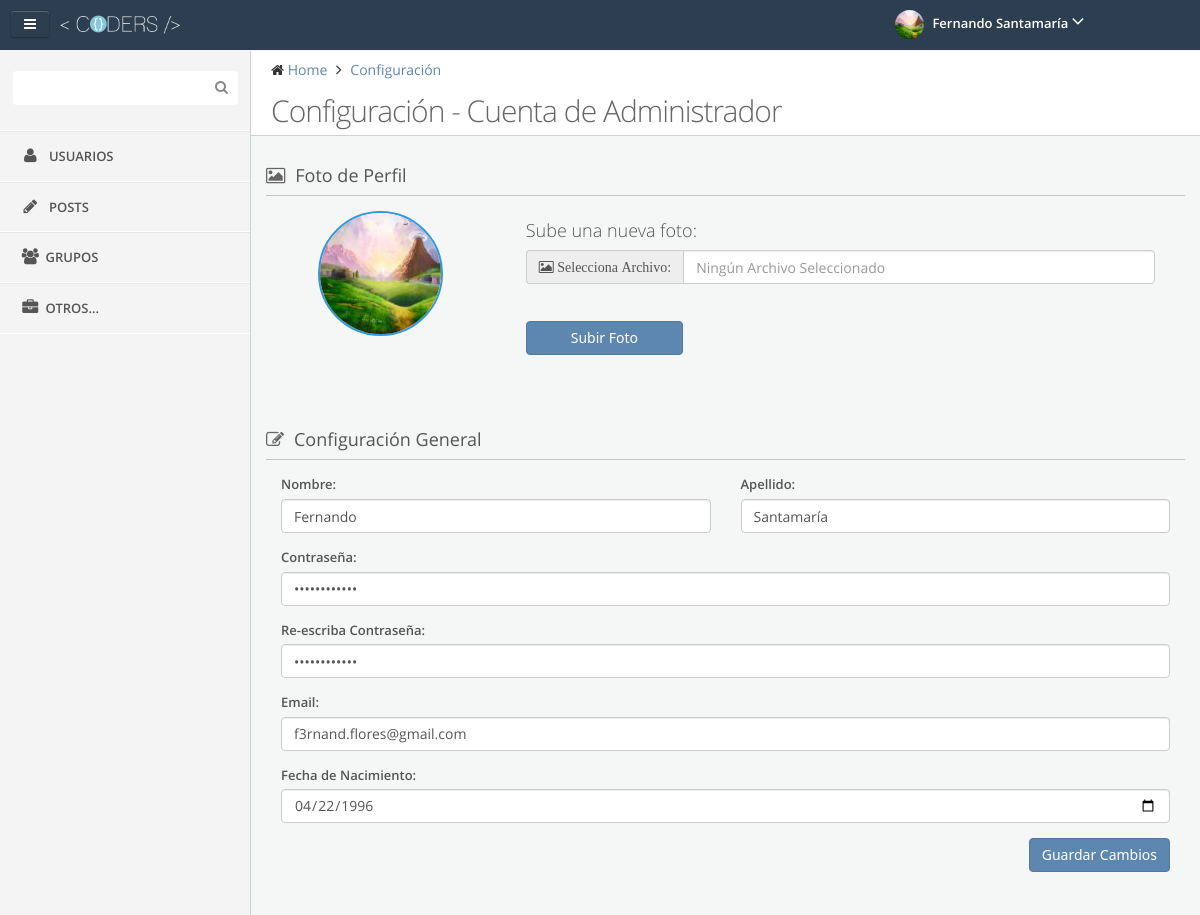
Page /Coders90/Coders-Es/admin/user/index.php (signed in) on the committed database.
### tables this page shows
CREATE TABLE IF NOT EXISTS `users` (
  `UserID` varchar(20) NOT NULL,
  `Name` varchar(15) NOT NULL,
  `LastName` varchar(15) NOT NULL,
  `Email` varchar(50) NOT NULL,
  `Pass` varchar(255) NOT NULL,
  `BirthDate` date NOT NULL,
  `Track` tinyint(1) NOT NULL,
  `Admin` tinyint(1) NOT NULL,
  `Block` tinyint(1) NOT NULL,
  PRIMARY KEY (`UserID`),
  UNIQUE KEY `UserID_UNIQUE` (`UserID`)
);

### Coders90/Coders-Es/admin/user/index.php (the view, shortened to what this page needs)
<?php
	if(!isset($_SESSION['UserID'])){
		header('Location: ../');
	} else {
		include("../../BDD.php");
		$userdata="Select * from users where UserID='".$_SESSION['UserID']."'";
		$result=mysql_query($userdata,$dbconn);
		while ($row=mysql_fetch_array($result)) {
			$fn=$row[1];
			$ln=$row[2];
			$mail=$row[3];
			$fnac=$row[5];
		}
	}
?>
﻿<!DOCTYPE html>
<html lang="es">
<head>
	<link rel="stylesheet" type="text/css" href="../../css/style.css" >
	<link rel="stylesheet" type="text/css"  href="../../css/themes/default.css">
	<link rel="stylesheet" type="text/css"  href="../../css/responsive.css" >
	<link href="../../font-awesome/css/font-awesome.min.css" rel="stylesheet">
	<link href='../../css/fonts.css' rel='stylesheet' type='text/css'>
</head>
<body >
	<header class="navbar clearfix navbar-fixed-top" id="header">
		<div class="container">
				<div class="navbar-brand">
					<a href="../dashboard/">
						<img src="../../img/logo/logo.png" alt="Coders Logo" class="img-responsive" height="30" width="120">
					</a>
					<div id="sidebar-collapse" class="sidebar-collapse btn">
						<i class="fa fa-bars"
							data-icon1="fa fa-bars"
							data-icon2="fa fa-bars" ></i>
					</div>
				</div>
				<ul class="nav navbar-nav pull-right">
					<li class="dropdown user" id="header-user">
						<a href="#" class="dropdown-toggle" data-toggle="dropdown">
							<img alt="" src="../../img/avatars/<?php echo $_SESSION['UserID'];?>.jpg" onerror="this.src='../img/avatars/default.jpg'"/>
							<span class="username"><?php echo $_SESSION['UserName']." ".$_SESSION['UserLast'];?></span>
							<i class="fa fa-angle-down"></i>
						</a>
					</li>
				</ul>
		</div>
	</header>
	<section id="page">
				<div id="sidebar" class="sidebar sidebar-fixed">
					<div class="sidebar-menu nav-collapse">
						<div class="divide-20"></div>
						<div id="search-bar">
							<input type="text" id="searchbar" class="search" autocomplete="off"><i class="fa fa-search search-icon"></i>
						</div>
						<ul>
						<li>
							<a href="../users/">
								<i class="fa fa-user fa-fw"></i> <span class="menu-text">Usuarios</span>
							</a>
						</li>
						<li>
							<a href="../post/">
								<i class="fa fa-pencil fa-fw"></i> <span class="menu-text">Posts</span>
							</a>
						</li>
						<li>
							<a href="#">
								<i class="fa fa-users fa-fw"></i><span class="menu-text">Grupos</span>
							</a>
						</li>
						<li>
							<a href="#">
								<i class="fa fa-briefcase fa-fw"></i><span class="menu-text">Otros...
								</span>
							</a>
						</li>
					</ul>
					</div>
				</div>
		<div id="main-content">
			<div class="container">
				<div class="row">
					<div id="content" class="col-lg-12">
						<div class="row">
							<div class="col-sm-12">
								<div class="page-header">
									<ul class="breadcrumb">
										<li>
											<i class="fa fa-home"></i>
											<a href="../dashboard/">Home</a>
										</li>
										<li>
											<a href="#">Configuración</a>
										</li>
									</ul>
									<div class="clearfix">
										<h3 class="content-title pull-left">
											Configuración - Cuenta de Administrador
										</h3>
									</div>
								</div>
							</div>
						</div>
						<div class="row">
							<div class="col-xs-12 col-md-12">
							    <div class="box">
							    	<div class="box-title small">
										<h4><i class="fa fa-picture-o"></i>Foto de Perfil</h4>
									</div>
									<div class="box-body">
										<form name="UpPic" id="UpPic" method="post" action="UR.php" enctype="multipart/form-data">
											<div class="col-xs-12 col-md-3 center">
												<img class="img-perfil" src="../../img/avatars/<?php echo $_SESSION['UserID'];?>.jpg" onerror="this.src='../img/avatars/default.jpg'" width="125" height="125">
											</div>
											<div class="col-xs-12 col-md-9">
												<div class="col-xs-12 col-md-12">
													<h4>Sube una nueva foto:</h4>
												</div>
												<div class="col-xs-12 col-md-12" style:"border: solid 1px black">
													<div class="input-group">
														<span class="input-group-addon"><i class="fa fa-picture-o"> Selecciona Archivo:</i></span>
														<input type="text" class="form-control" placeholder="Ningún Archivo Seleccionado" id="selector"/>
													</div>
												</div>
												<div class="col-xs-12 col-md-12 ">
													<center><input name="btnUpload" id="btnUpload" type="submit" class="btn btn-primary col-xs-12 col-md-3" value="Subir Foto"/></center></br>
												</div>
											</div>
										</form>
									</div>
								</div>
								<div class="divide-75"></div>
								<div class="box">
							    	<div class="box-title small">
										<h4><i class="fa fa-edit"></i>Configuración General</h4>
									</div>
									<div class="box-body" style="word-wrap: break-word;">
										<form method="post" action="../user/" name="EditData">
											<div>
											<div class="col-xs-12 col-md-6 form-group">
												<label for="FirstName">Nombre:</label>
												<input type="text" class="form-control" name="FirstName" placeholder="Nombre" value="<?php echo $fn;?>" required/>
											</div>
											<div class="col-xs-12 col-md-6 form-group">
												<label for="LastName">Apellido:</label>
												<input type="text" class="form-control" name="LastName" placeholder="Apellido" value="<?php echo $ln;?>"required/>
											</div>
											<div class="col-xs-12 col-md-12 form-group">
												<label for="Pass1">Contraseña:</label>
												<input type="password" class="form-control" name="Pass1" id="Pass1" value="************" placeholder="*****" required/>
											</div>
											<div class="col-xs-12 col-md-12 form-group">
												<label for="Pass2">Re-escriba Contraseña:</label>
												<input type="password" class="form-control" name="Pass2" id="Pass2" value="************" placeholder="*****" onBlur='email()' required/>
											</div>
											<div class="col-xs-12 col-md-12 form-group">
												<label for="Mail">Email:</label>
												<input type="email" class="form-control" name="Mail" id="Mail" placeholder="mail@mail.com" value="<?php echo $mail;?>" required/>
											</div>
											<div class="col-xs-12 col-md-12 form-group">
												<label for="BDate">Fecha de Nacimiento:</label>
												<input type="date" class="form-control" name="BDate" id="BDate" placeholder="01/04/1995" value="<?php echo $fnac;?>" onBlur="Act()" required/>
											</div>
											<div class="col-xs-12 col-md-12 form-group">
												<input type="submit" class="btn btn-primary pull-right" name="EditData" value="Guardar Cambios">
											</div>
										</div>
										</form>
									</div>
								</div>
							</div>
						</div>
					</div>
				</div>
			</div>
		</div>
	</section>
</body>
</html>

### Coders90/Coders-Es/css/themes/default.css (style rules this page uses)
#page { background: none repeat scroll 0 0 #f4f4f4; }
.navbar { background: none repeat scroll 0 0 #2C3E50; border: none; border-radius: 0; margin: 0; }
.navbar .navbar-brand { float: left; font-size: 18px; line-height: 20px; padding: 15px; width: 250px; }
.navbar .navbar-brand img { position: absolute; max-width: 60%; height: 30px; width: 120px; top:10px; left: 60px; }
.navbar .dropdown-toggle { color: #FFFFFF; }
.navbar .dropdown-toggle i { color: #FFFFFF; font-size: 20px; }
.navbar .dropdown-toggle .username { font-weight: 600; }
.navbar .nav.navbar-nav.pull-right { min-width: 300px; }
.dropdown.user a.dropdown-toggle { padding: 10px 10px 11px; }
.dropdown.user img { margin-right: 5px; border-radius: 99px; height: 29px; width: 29px; }
#sidebar { background: none repeat scroll 0 0 #f4f4f4; padding: 0 !important; width: 250px; position: absolute; border-bottom: 1px solid #e7e7e7; }
.sidebar-fixed { position: fixed !important; }
#sidebar * { text-overflow: ellipsis; }
.sidebar-menu > ul { list-style: none; margin: 0; padding: 0; margin-top: 15px; border-bottom: 1px solid #FFFFFF !important; border-top: 1px solid #FFFFFF !important; }
.sidebar-menu > ul > li { display: block; margin: 0; padding: 0; border: 0px; }
.sidebar-menu > ul > li > a { display: block; position: relative; margin: 0; border: 0 none; padding: 15px 15px 15px 20px; text-decoration: none; font-size: 13px; font-weight: 600; text-transform: uppercase; }
.sidebar-menu > ul > li a i { color: #555555; font-size: 16px; margin-right: 5px; }
.sidebar-menu > ul > li > a { border-bottom: 1px solid #ffffff !important; border-top: 1px solid #e7e7e7 !important; color: #555555 !important; }
.sidebar-menu > ul > li:last-child > a { border-bottom: 1px solid transparent !important; }
.sidebar-menu > ul > li a i { color: #555555; }
.sidebar-menu #search-bar { display: block; text-align: center; }
.sidebar-menu #search-bar .search { background: none repeat scroll 0 0 #ffffff; border: 0 none; border-radius: 4px; color: #555555; padding: 8px 10px; width: 90%; margin: 0 auto 10px; padding-right: 30px !important; }
.sidebar-menu #search-bar .search-icon { display: block; font-size: 14px; line-height: 1; position: absolute; right: 22px; top: 29px; color: #888888; }
.sidebar-collapse, .switcher { padding: 10px 10px 0 0; position: absolute; top: 10px; left: 10px; border-color: rgba(0, 0, 0, 0.1) rgba(0, 0, 0, 0.1) rgba(0, 0, 0, 0.25); box-shadow: 0 1px 0 rgba(255, 255, 255, 0.2) inset, 0 1px 2px rgba(0, 0, 0, 0.05); color: #FFFFFF; padding: 6px 8px; }
.sidebar-collapse > [class*="fa-"], .switcher > [class*="fa-"] { color: #FFFFFF; cursor: pointer; display: inline-block; padding: 0 5px; position: relative; float: right; }

### rows in the picture
users: FirstName "Fernando", LastName "Santamaría", Mail "f3rnand.flores@gmail.com", BDate "04/22/1996"

### other values in the picture
$_SESSION['UserName'] "Fernando"
$_SESSION['UserLast'] "Santamaría"
